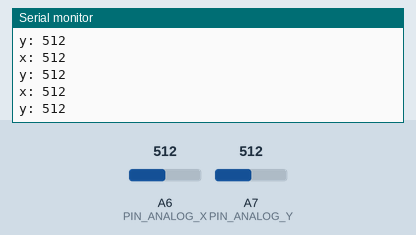
Recording of a sketch running on a simulated Arduino Nano, built with avr-gcc and run on an emulated ATmega328P. Shown: the last lines printed to the serial monitor. Inputs (shaded band) come from the test bench; at power-on: A6 (PIN_ANALOG_X) = 512, A7 (PIN_ANALOG_Y) = 512.

Above: at 1.3 s.
1.4 s: A6 (PIN_ANALOG_X) set to 716
At 1.81 s:
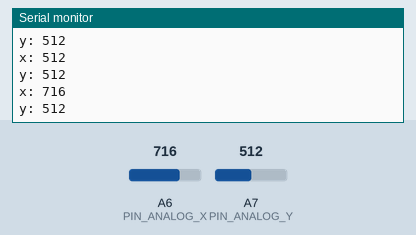
2.9 s: A7 (PIN_ANALOG_Y) set to 716
At 3.31 s:
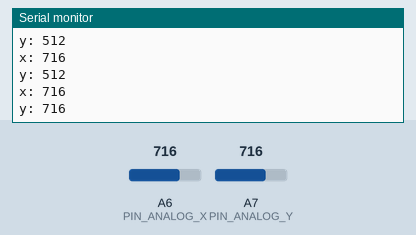
4.4 s: A6 (PIN_ANALOG_X) set to 900
At 4.82 s:
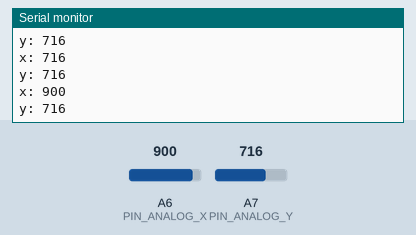
5.9 s: A7 (PIN_ANALOG_Y) set to 900
At 6.32 s:
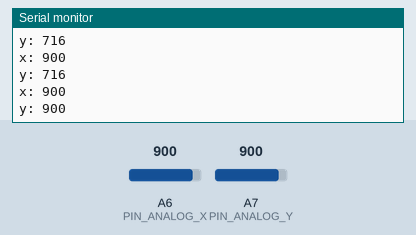
Timing chart, 0 to 8.4 s (numbered marks = the images above; inputs shaded):
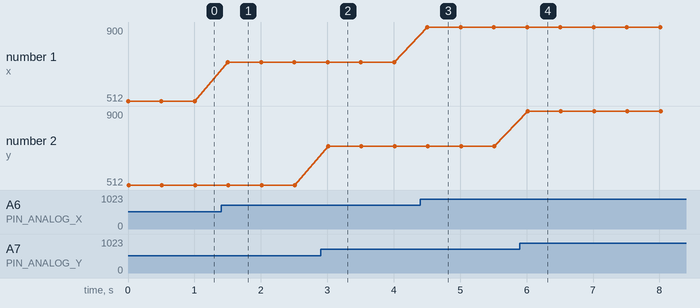

The sketch:

Rocker_demo.ino
```cpp
#define PIN_ANALOG_X A6
#define PIN_ANALOG_Y A7
void setup() {
 Serial.begin(9600);
}

void loop() {
 Serial.print("x: ");
 Serial.println(analogRead(PIN_ANALOG_X));
 Serial.print("y: ");
 Serial.println(analogRead(PIN_ANALOG_Y));
 delay(500);
}
```

Measured:
- after the input at 1.4 s, the serial monitor: prints a new line after 0.10 s (image 1)
- after the input at 2.9 s, the serial monitor: prints a new line after 0.11 s (image 2)
- after the input at 4.4 s, the serial monitor: prints a new line after 0.11 s (image 3)
- after the input at 5.9 s, the serial monitor: prints a new line after 0.12 s (image 4)
- plotted number 1: 512 → 716 after the input at 1.4 s, 716 → 900 after the input at 4.4 s
